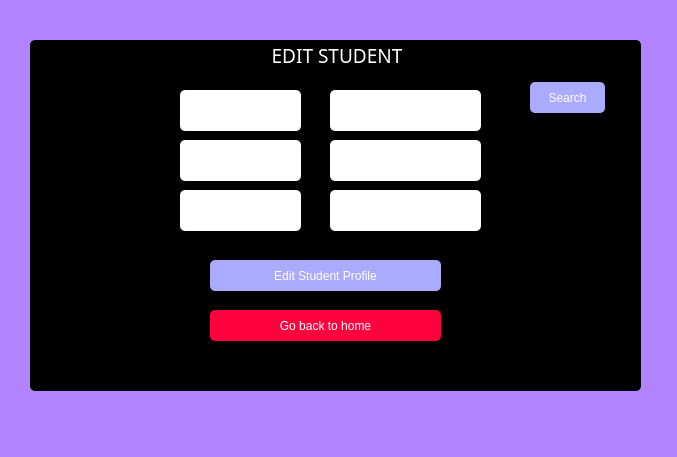
<?xml version="1.0" encoding="UTF-8"?>
<ui version="4.0">
 <class>EditStudent</class>
 <widget class="QDialog" name="EditStudent">
  <property name="geometry">
   <rect>
    <x>0</x>
    <y>0</y>
    <width>677</width>
    <height>457</height>
   </rect>
  </property>
  <property name="windowTitle">
   <string>Dialog</string>
  </property>
  <property name="styleSheet">
   <string notr="true">font: 75 14pt &quot;Rockwell&quot;;
color: rgb(255, 255, 255);
background-color: rgb(177, 131, 255);
border-radius: 5px;
</string>
  </property>
  <widget class="QGroupBox" name="groupBox">
   <property name="geometry">
    <rect>
     <x>30</x>
     <y>40</y>
     <width>611</width>
     <height>351</height>
    </rect>
   </property>
   <property name="font">
    <font>
     <family>Rockwell</family>
     <pointsize>14</pointsize>
     <weight>9</weight>
     <italic>false</italic>
     <bold>false</bold>
    </font>
   </property>
   <property name="styleSheet">
    <string notr="true">font: 75 14pt &quot;Rockwell&quot;;
color: rgb(255, 255, 255);
background-color: rgb(0, 0, 0);
border-radius: 5px;</string>
   </property>
   <property name="title">
    <string>EDIT STUDENT</string>
   </property>
   <property name="alignment">
    <set>Qt::AlignCenter</set>
   </property>
   <widget class="QLabel" name="label">
    <property name="geometry">
     <rect>
      <x>150</x>
      <y>50</y>
      <width>121</width>
      <height>41</height>
     </rect>
    </property>
    <property name="styleSheet">
     <string notr="true">font: 75 14pt &quot;Rockwell&quot;;
color:rgbrgb(0, 0, 0);
background-color: rgb(255, 255, 255);
border-radius: 5px;</string>
    </property>
    <property name="text">
     <string>Roll Number</string>
    </property>
   </widget>
   <widget class="QLabel" name="label_2">
    <property name="geometry">
     <rect>
      <x>150</x>
      <y>100</y>
      <width>121</width>
      <height>41</height>
     </rect>
    </property>
    <property name="styleSheet">
     <string notr="true">font: 75 14pt &quot;Rockwell&quot;;
color:rgbrgb(0, 0, 0);
background-color: rgb(255, 255, 255);
border-radius: 5px;</string>
    </property>
    <property name="text">
     <string>Name</string>
    </property>
   </widget>
   <widget class="QLabel" name="label_4">
    <property name="geometry">
     <rect>
      <x>150</x>
      <y>150</y>
      <width>121</width>
      <height>41</height>
     </rect>
    </property>
    <property name="styleSheet">
     <string notr="true">font: 75 14pt &quot;Rockwell&quot;;
color:rgbrgb(0, 0, 0);
background-color: rgb(255, 255, 255);
border-radius: 5px;</string>
    </property>
    <property name="text">
     <string>Department</string>
    </property>
   </widget>
   <widget class="QPushButton" name="pushButton">
    <property name="geometry">
     <rect>
      <x>500</x>
      <y>42</y>
      <width>75</width>
      <height>31</height>
     </rect>
    </property>
    <property name="styleSheet">
     <string notr="true">font: 75 14pt &quot;Rockwell&quot;;
color: rgbrgbrgb(255, 255, 255);
background-color: rgb(170, 170, 255);
border-radius: 5px;</string>
    </property>
    <property name="text">
     <string>Search</string>
    </property>
   </widget>
   <widget class="QPushButton" name="pushButton_2">
    <property name="geometry">
     <rect>
      <x>180</x>
      <y>220</y>
      <width>231</width>
      <height>31</height>
     </rect>
    </property>
    <property name="styleSheet">
     <string notr="true">font: 75 14pt &quot;Rockwell&quot;;
color: rgbrgbrgb(255, 255, 255);
background-color: rgb(170, 170, 255);
border-radius: 5px;</string>
    </property>
    <property name="text">
     <string>Edit Student Profile</string>
    </property>
   </widget>
   <widget class="QPushButton" name="pushButton_3">
    <property name="geometry">
     <rect>
      <x>180</x>
      <y>270</y>
      <width>231</width>
      <height>31</height>
     </rect>
    </property>
    <property name="styleSheet">
     <string notr="true">font: 75 14pt &quot;Rockwell&quot;;
color: rgbrgbrgb(255, 255, 255);
background-color:rgb(255, 2, 61);
border-radius: 5px;</string>
    </property>
    <property name="text">
     <string>Go back to home</string>
    </property>
   </widget>
   <widget class="QTextEdit" name="textEdit">
    <property name="geometry">
     <rect>
      <x>300</x>
      <y>50</y>
      <width>151</width>
      <height>41</height>
     </rect>
    </property>
    <property name="styleSheet">
     <string notr="true">font: 75 14pt &quot;Rockwell&quot;;
color:rgbrgb(0, 0, 0);
background-color: rgb(255, 255, 255);
border-radius: 5px;</string>
    </property>
   </widget>
   <widget class="QTextEdit" name="textEdit_2">
    <property name="geometry">
     <rect>
      <x>300</x>
      <y>100</y>
      <width>151</width>
      <height>41</height>
     </rect>
    </property>
    <property name="styleSheet">
     <string notr="true">font: 75 14pt &quot;Rockwell&quot;;
color:rgbrgb(0, 0, 0);
background-color: rgb(255, 255, 255);
border-radius: 5px;</string>
    </property>
   </widget>
   <widget class="QTextEdit" name="textEdit_4">
    <property name="geometry">
     <rect>
      <x>300</x>
      <y>150</y>
      <width>151</width>
      <height>41</height>
     </rect>
    </property>
    <property name="styleSheet">
     <string notr="true">font: 75 14pt &quot;Rockwell&quot;;
color:rgbrgb(0, 0, 0);
background-color: rgb(255, 255, 255);
border-radius: 5px;</string>
    </property>
   </widget>
  </widget>
 </widget>
 <resources/>
 <connections/>
</ui>
